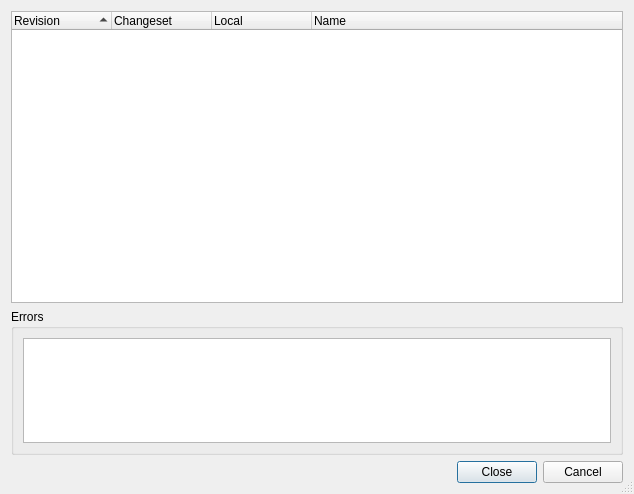
<?xml version="1.0" encoding="UTF-8"?>
<ui version="4.0">
 <class>HgTagBranchListDialog</class>
 <widget class="QDialog" name="HgTagBranchListDialog">
  <property name="geometry">
   <rect>
    <x>0</x>
    <y>0</y>
    <width>634</width>
    <height>494</height>
   </rect>
  </property>
  <property name="windowTitle">
   <string>Mercurial Tag List</string>
  </property>
  <property name="whatsThis">
   <string>&lt;b&gt;Mercurial Tag/Branch List&lt;/b&gt;
&lt;p&gt;This dialog shows a list of the projects tags or branches.&lt;/p&gt;</string>
  </property>
  <property name="sizeGripEnabled">
   <bool>true</bool>
  </property>
  <layout class="QVBoxLayout">
   <item>
    <widget class="QTreeWidget" name="tagList">
     <property name="sizePolicy">
      <sizepolicy hsizetype="Expanding" vsizetype="Expanding">
       <horstretch>0</horstretch>
       <verstretch>2</verstretch>
      </sizepolicy>
     </property>
     <property name="contextMenuPolicy">
      <enum>Qt::CustomContextMenu</enum>
     </property>
     <property name="whatsThis">
      <string>&lt;b&gt;Tag/Branches List&lt;/b&gt;
&lt;p&gt;This shows a list of the projects tags or branches.&lt;/p&gt;</string>
     </property>
     <property name="alternatingRowColors">
      <bool>true</bool>
     </property>
     <property name="rootIsDecorated">
      <bool>false</bool>
     </property>
     <property name="itemsExpandable">
      <bool>false</bool>
     </property>
     <property name="sortingEnabled">
      <bool>true</bool>
     </property>
     <column>
      <property name="text">
       <string>Revision</string>
      </property>
     </column>
     <column>
      <property name="text">
       <string>Changeset</string>
      </property>
     </column>
     <column>
      <property name="text">
       <string>Local</string>
      </property>
     </column>
     <column>
      <property name="text">
       <string>Name</string>
      </property>
     </column>
    </widget>
   </item>
   <item>
    <widget class="QGroupBox" name="errorGroup">
     <property name="sizePolicy">
      <sizepolicy hsizetype="Preferred" vsizetype="Expanding">
       <horstretch>0</horstretch>
       <verstretch>1</verstretch>
      </sizepolicy>
     </property>
     <property name="title">
      <string>Errors</string>
     </property>
     <layout class="QVBoxLayout">
      <item>
       <widget class="QTextEdit" name="errors">
        <property name="readOnly">
         <bool>true</bool>
        </property>
        <property name="acceptRichText">
         <bool>false</bool>
        </property>
       </widget>
      </item>
     </layout>
    </widget>
   </item>
   <item>
    <widget class="QDialogButtonBox" name="buttonBox">
     <property name="orientation">
      <enum>Qt::Horizontal</enum>
     </property>
     <property name="standardButtons">
      <set>QDialogButtonBox::Cancel|QDialogButtonBox::Close</set>
     </property>
    </widget>
   </item>
  </layout>
 </widget>
 <pixmapfunction>qPixmapFromMimeSource</pixmapfunction>
 <tabstops>
  <tabstop>tagList</tabstop>
  <tabstop>errors</tabstop>
  <tabstop>buttonBox</tabstop>
 </tabstops>
 <resources/>
 <connections/>
</ui>
